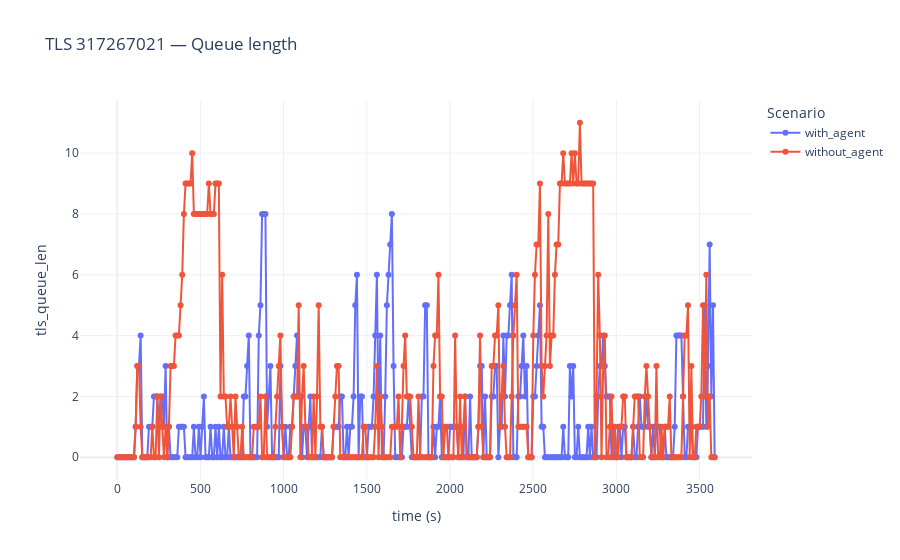

Notebook source saved alongside this figure:
### Markdown cell above
# TLS: интерактивный выбор светофора (если есть ipywidgets)

### Code cell
tls_ids_sorted = sorted(tls_c["tls_id"].unique().tolist())

if HAS_WIDGETS and len(tls_ids_sorted) > 0:
    dropdown = widgets.Dropdown(options=tls_ids_sorted, description="TLS ID:")
    out = widgets.Output()

    def on_change(change):
        if change["name"] == "value":
            with out:
                out.clear_output(wait=True)
                plot_tls_single(change["new"], tls_c)

    dropdown.observe(on_change, names="value")
    display(dropdown, out)
    if tls_ids_sorted:
        plot_tls_single(tls_ids_sorted[0], tls_c)
else:
    print("ipywidgets не установлен или нет TLS. Установите ipywidgets для интерактивности.")

### Figure 1 — Plotly figure (JSON) as saved in the notebook; plotly's stock layout.template omitted (floating-point values rounded to 4 significant figures; data arrays with more than 128 entries replaced by an {"elided": "..."} marker saying what was removed)
{"data": [{"hovertemplate": "scenario=with_agent<br>time_rounded=%{x}<br>tls_queue_len=%{y}<extra></extra>", "legendgroup": "with_agent", "line": {"color": "#636efa", "dash": "solid"}, "marker": {"symbol": "circle"}, "mode": "lines+markers", "name": "with_agent", "orientation": "v", "showlegend": true, "type": "scatter", "x": {"elided": "360 int values"}, "xaxis": "x", "y": {"elided": "360 int values"}, "yaxis": "y"}, {"hovertemplate": "scenario=without_agent<br>time_rounded=%{x}<br>tls_queue_len=%{y}<extra></extra>", "legendgroup": "without_agent", "line": {"color": "#EF553B", "dash": "solid"}, "marker": {"symbol": "circle"}, "mode": "lines+markers", "name": "without_agent", "orientation": "v", "showlegend": true, "type": "scatter", "x": {"elided": "360 int values"}, "xaxis": "x", "y": {"elided": "360 int values"}, "yaxis": "y"}], "layout": {"legend": {"title": {"text": "Scenario"}, "tracegroupgap": 0}, "title": {"text": "TLS 317267021 — Queue length"}, "xaxis": {"anchor": "y", "domain": [0, 1], "title": {"text": "time (s)"}}, "yaxis": {"anchor": "x", "domain": [0, 1], "title": {"text": "tls_queue_len"}}}}
